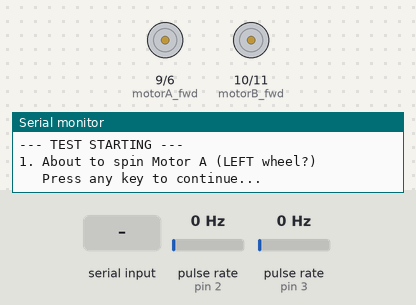
The sketch below on a simulated Arduino Uno, built with avr-gcc and run on an emulated ATmega328P. Shown: motor-driver pin pairs drawn as motors (green arrow = first pin HIGH = forward, orange = second pin HIGH = backward, longer = more drive), the last lines printed to the serial monitor. Wiring (inferred from the names in the program): 2 × pulse sensor: data pin 2 / data pin 3. The inputs (shaded band) are chosen by the test bench; at power-on: pulse rate (sensors on pin 2, pin 3) 0 Hz.

Above: at 1.2 s.
1.3 s: "1" received over Serial
At 2.5 s:
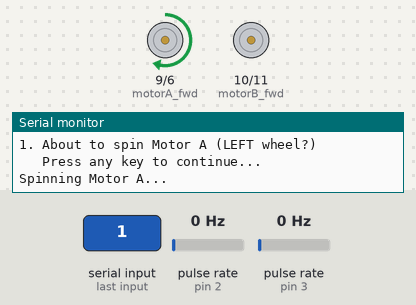
4.3 s: "0" received over Serial
At 5.8 s:
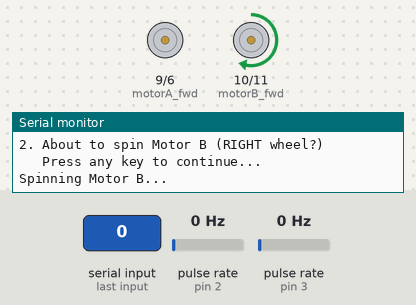
Timing chart, 0 to 8.9 s (numbered marks = the images above; inputs shaded):
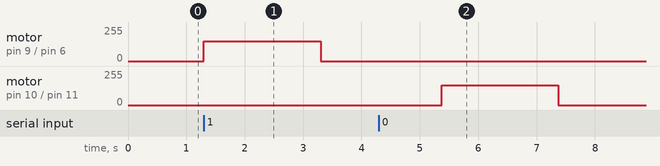

Measured:
- after the input at 1.3 s, motor on pin 9 (motorA_fwd) / pin 6 (motorA_bwd): stopped → forward 150/255 at once, → stopped 2.0 s later
- after the input at 4.3 s, motor on pin 10 (motorB_fwd) / pin 11 (motorB_bwd): stopped → forward 150/255 after 1.1 s, → stopped 2.0 s later

The sketch:

encoder_pins.ino
```cpp
// ENCODER IDENTIFICATION TEST
// Upload this, open Serial Monitor, and follow instructions

const int encoderPin1 = 2;  // Try this as encoder A
const int encoderPin2 = 3;  // Try this as encoder B

// left pin 3
const int motorA_fwd = 9;
const int motorA_bwd = 6;
//right pin 2
const int motorB_fwd = 10;
const int motorB_bwd = 11;

volatile long count1 = 0;
volatile long count2 = 0;

void ISR1() { count1++; }
void ISR2() { count2++; }

void setup() {
  Serial.begin(9600);

  // Setup encoder pins
  pinMode(encoderPin1, INPUT_PULLUP);
  pinMode(encoderPin2, INPUT_PULLUP);
  attachInterrupt(digitalPinToInterrupt(encoderPin1), ISR1, RISING);
  attachInterrupt(digitalPinToInterrupt(encoderPin2), ISR2, RISING);

  // Setup motor pins
  pinMode(motorA_fwd, OUTPUT);
  pinMode(motorA_bwd, OUTPUT);
  pinMode(motorB_fwd, OUTPUT);
  pinMode(motorB_bwd, OUTPUT);

  Serial.println("=== ENCODER IDENTIFICATION ===");
  Serial.println("We'll spin each motor and see which encoder counts.");
  Serial.println();
}

void loop() {
  Serial.println("\n--- TEST STARTING ---");
  Serial.println("1. About to spin Motor A (LEFT wheel?)");
  Serial.println("   Press any key to continue...");
  while (!Serial.available()) {}
  Serial.read(); // Clear the key

  // Reset counts
  count1 = 0;
  count2 = 0;

  // Spin Motor A
  Serial.println("Spinning Motor A...");
  analogWrite(motorA_fwd, 150);
  delay(2000);
  analogWrite(motorA_fwd, 0);

  Serial.print("Encoder on pin 2 counted: ");
  Serial.println(count1);
  Serial.print("Encoder on pin 3 counted: ");
  Serial.println(count2);

  if (count1 > count2) {
    Serial.println("--> Motor A is connected to encoder on PIN 2");
  } else {
    Serial.println("--> Motor A is connected to encoder on PIN 3");
  }

  delay(2000);

  Serial.println("\n2. About to spin Motor B (RIGHT wheel?)");
  Serial.println("   Press any key to continue...");
  while (!Serial.available()) {}
  Serial.read(); // Clear the key

  // Reset counts
  count1 = 0;
  count2 = 0;

  // Spin Motor B
  Serial.println("Spinning Motor B...");
  analogWrite(motorB_fwd, 150);
  delay(2000);
  analogWrite(motorB_fwd, 0);

  Serial.print("Encoder on pin 2 counted: ");
  Serial.println(count1);
  Serial.print("Encoder on pin 3 counted: ");
  Serial.println(count2);

  if (count1 > count2) {
    Serial.println("--> Motor B is connected to encoder on PIN 2");
  } else {
    Serial.println("--> Motor B is connected to encoder on PIN 3");
  }

  Serial.println("\n=== RESULT ===");
  Serial.println("Now you know which encoder pin goes with which motor!");
  Serial.println("Update your main code with this information.");

  while (true) {} // Stop here
}
```
